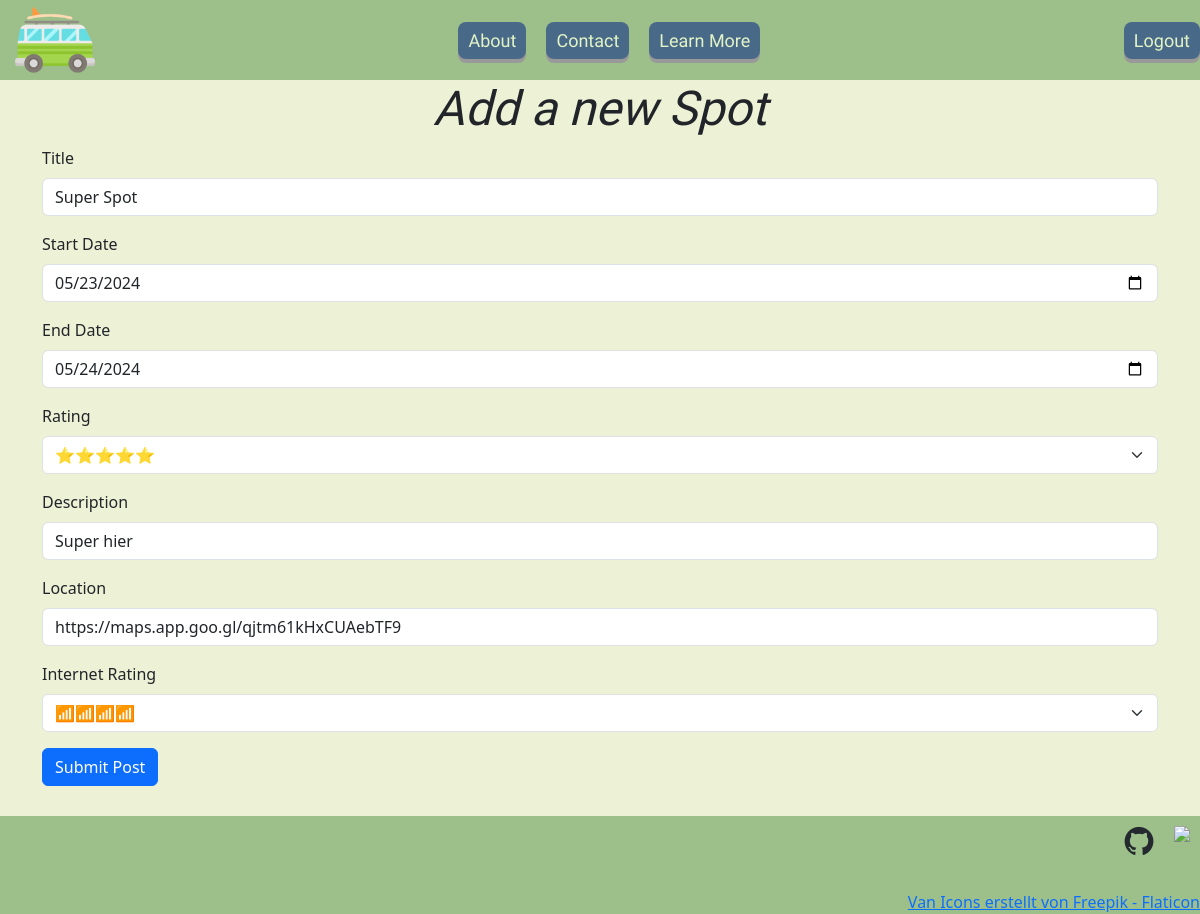
The page /edit_spot/1 (signed in) on the database its author committed.
### main.py (models this page shows)
class Spots(db.Model):
    __tablename__ = "spots"
    id: Mapped[int] = mapped_column(Integer, primary_key=True)
    title: Mapped[str] = mapped_column(String(250), unique=True, nullable=False)
    date_start: Mapped[datetime.date] = mapped_column(DateTime(), nullable=False)
    date_end: Mapped[datetime.date] = mapped_column(DateTime(), nullable=False)
    rating: Mapped[str] =mapped_column(Integer, nullable=False)
    description: Mapped[str] = mapped_column(String(500), nullable=False)
    internet_rating: Mapped[str] = mapped_column(Integer, nullable=False)
    location: Mapped[str] = mapped_column(String(250), nullable=False)

### main.py (the view, shortened to what this page needs)
@app.route("/edit_spot/<int:spot_id>", methods=["GET", "POST"])
@login_required
def edit_spot(spot_id):
    spot_to_edit = db.get_or_404(Spots, spot_id)
    edit_form = CreatePostForm(
        title=spot_to_edit.title,
        date_start=spot_to_edit.date_start,
        date_end=spot_to_edit.date_end,
        rating=spot_to_edit.rating,
        description=spot_to_edit.description,
        internet_rating=spot_to_edit.internet_rating,
        location=spot_to_edit.location,
    )
    return render_template("add_spot.html", title="Edit Spot", form=edit_form)

### forms.py
class CreatePostForm(FlaskForm):
    title = StringField("Title", validators=[Length(min=1, max=250)])
    date_start = DateField("Start Date", validators=[DataRequired()])
    date_end = DateField("End Date", validators=[DataRequired()])
    rating = SelectField("Rating", choices=["⭐", "⭐⭐", "⭐⭐⭐", "⭐⭐⭐⭐", "⭐⭐⭐⭐⭐"], validators=[DataRequired()])
    description = StringField("Description", validators=[Length(min=1, max=500)])
    location = StringField("Location", validators=[DataRequired(), URL()])
    internet_rating = SelectField("Internet Rating", choices=["❌", "📶", "📶📶", "📶📶📶", "📶📶📶📶"], validators=[DataRequired()])
    submit = SubmitField("Submit Post")

### main.py (called while the page is built)
@login_manager.user_loader
def load_user(user_id):
    return db.session.execute(db.select(User).where(User.id == user_id)).scalar()

### templates/add_spot.html
{% include "header.html" %}
{% from 'bootstrap5/form.html' import render_form %}
<div class="container">
    <h1>Add a new Spot</h1>
    {{ render_form(form) }}
</div>
{% include "footer.html" %}

### static/css/styles.css (style rules this page uses)
body { background-color: #EDF1D6; margin: 0; padding: 0; }
h1 { text-align: center; font-family: "Sedan", serif; font-weight: 400; font-style: italic; font-size: 3rem; }

### rows shown on the page
Spots: title "Super Spot", date_start "05/23/2024", date_end "05/24/2024", rating "⭐⭐⭐⭐⭐", description "Super hier", location "https://maps.app.goo.gl/qjtm61kHxCUAebTF9", internet_rating "📶📶📶📶"
